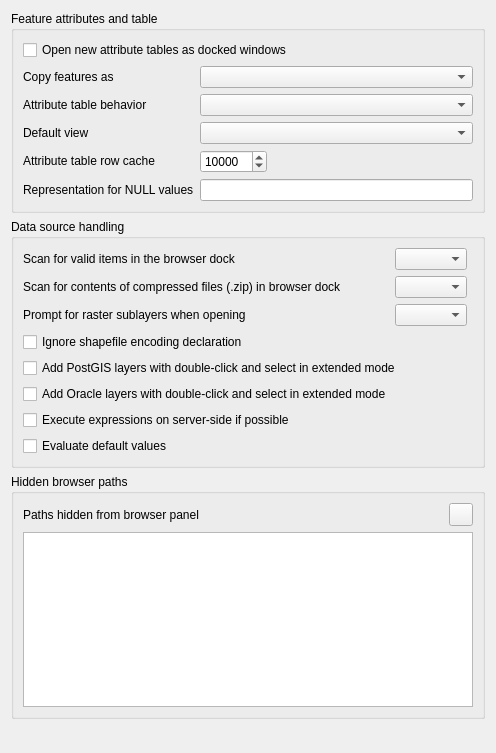
             <widget class="QWidget" name="mOptionsScrollAreaContents_11">
              <property name="geometry">
               <rect>
                <x>0</x>
                <y>0</y>
                <width>496</width>
                <height>753</height>
               </rect>
              </property>
              <layout class="QVBoxLayout" name="verticalLayout_27">
               <item>
                <widget class="QgsCollapsibleGroupBox" name="groupBox_18">
                 <property name="title">
                  <string>Feature attributes and table</string>
                 </property>
                 <layout class="QGridLayout" name="gridLayout_19">
                  <item row="0" column="0" colspan="2">
                   <widget class="QCheckBox" name="cbxAttributeTableDocked">
                    <property name="text">
                     <string>Open new attribute tables as docked windows</string>
                    </property>
                   </widget>
                  </item>
                  <item row="3" column="1">
                   <widget class="QComboBox" name="cmbAttrTableBehavior">
                    <item>
                     <property name="text">
                      <string/>
                     </property>
                    </item>
                   </widget>
                  </item>
                  <item row="3" column="0">
                   <widget class="QLabel" name="textLabel1_7">
                    <property name="sizePolicy">
                     <sizepolicy hsizetype="Fixed" vsizetype="Fixed">
                      <horstretch>0</horstretch>
                      <verstretch>0</verstretch>
                     </sizepolicy>
                    </property>
                    <property name="text">
                     <string>Attribute table behavior</string>
                    </property>
                   </widget>
                  </item>
                  <item row="6" column="0">
                   <widget class="QLabel" name="label_14">
                    <property name="text">
                     <string>Representation for NULL values</string>
                    </property>
                   </widget>
                  </item>
                  <item row="4" column="1">
                   <widget class="QComboBox" name="mAttrTableViewComboBox"/>
                  </item>
                  <item row="6" column="1">
                   <widget class="QLineEdit" name="leNullValue"/>
                  </item>
                  <item row="5" column="0">
                   <widget class="QLabel" name="textLabel1_12">
                    <property name="sizePolicy">
                     <sizepolicy hsizetype="Fixed" vsizetype="Fixed">
                      <horstretch>0</horstretch>
                      <verstretch>0</verstretch>
                     </sizepolicy>
                    </property>
                    <property name="text">
                     <string>Attribute table row cache</string>
                    </property>
                   </widget>
                  </item>
                  <item row="5" column="1">
                   <layout class="QHBoxLayout" name="horizontalLayout_10">
                    <item>
                     <widget class="QSpinBox" name="spinBoxAttrTableRowCache">
                      <property name="minimum">
                       <number>0</number>
                      </property>
                      <property name="maximum">
                       <number>10000000</number>
                      </property>
                      <property name="singleStep">
                       <number>1000</number>
                      </property>
                      <property name="value">
                       <number>10000</number>
                      </property>
                     </widget>
                    </item>
                    <item>
                     <spacer name="horizontalSpacer_8">
                      <property name="orientation">
                       <enum>Qt::Horizontal</enum>
                      </property>
                      <property name="sizeHint" stdset="0">
                       <size>
                        <width>40</width>
                        <height>20</height>
                       </size>
                      </property>
                     </spacer>
                    </item>
                   </layout>
                  </item>
                  <item row="2" column="1">
                   <widget class="QComboBox" name="mComboCopyFeatureFormat"/>
                  </item>
                  <item row="4" column="0">
                   <widget class="QLabel" name="label_46">
                    <property name="text">
                     <string>Default view</string>
                    </property>
                   </widget>
                  </item>
                  <item row="2" column="0">
                   <widget class="QLabel" name="label_48">
                    <property name="text">
                     <string>Copy features as</string>
                    </property>
                   </widget>
                  </item>
                 </layout>
                </widget>
               </item>
               <item>
                <widget class="QgsCollapsibleGroupBox" name="groupBox_19">
                 <property name="title">
                  <string>Data source handling</string>
                 </property>
                 <layout class="QGridLayout" name="gridLayout_23" columnstretch="0,2,1,0">
                  <item row="0" column="2">
                   <widget class="QComboBox" name="cmbScanItemsInBrowser"/>
                  </item>
                  <item row="1" column="0">
                   <widget class="QLabel" name="label_29">
                    <property name="text">
                     <string>Scan for contents of compressed files (.zip) in browser dock</string>
                    </property>
                   </widget>
                  </item>
                  <item row="2" column="0">
                   <widget class="QLabel" name="textLabel1_13">
                    <property name="sizePolicy">
                     <sizepolicy hsizetype="Fixed" vsizetype="Fixed">
                      <horstretch>0</horstretch>
                      <verstretch>0</verstretch>
                     </sizepolicy>
                    </property>
                    <property name="text">
                     <string>Prompt for raster sublayers when opening</string>
                    </property>
                   </widget>
                  </item>
                  <item row="6" column="0" colspan="4">
                   <widget class="QCheckBox" name="cbxCompileExpressions">
                    <property name="text">
                     <string>Execute expressions on server-side if possible</string>
                    </property>
                   </widget>
                  </item>
                  <item row="3" column="0" colspan="4">
                   <widget class="QCheckBox" name="cbxIgnoreShapeEncoding">
                    <property name="toolTip">
                     <string>Disable OGR on-the-fly conversion from declared encoding to UTF-8</string>
                    </property>
                    <property name="text">
                     <string>Ignore shapefile encoding declaration</string>
                    </property>
                   </widget>
                  </item>
                  <item row="4" column="0" colspan="4">
                   <widget class="QCheckBox" name="cbxAddPostgisDC">
                    <property name="text">
                     <string>Add PostGIS layers with double-click and select in extended mode</string>
                    </property>
                   </widget>
                  </item>
                  <item row="5" column="0" colspan="4">
                   <widget class="QCheckBox" name="cbxAddOracleDC">
                    <property name="text">
                     <string>Add Oracle layers with double-click and select in extended mode</string>
                    </property>
                   </widget>
                  </item>
                  <item row="1" column="2">
                   <widget class="QComboBox" name="cmbScanZipInBrowser">
                    <property name="currentIndex">
                     <number>-1</number>
                    </property>
                   </widget>
                  </item>
                  <item row="7" column="0" colspan="4">
                   <widget class="QCheckBox" name="cbxEvaluateDefaultValues">
                    <property name="toolTip">
                     <string>&lt;html&gt;&lt;head/&gt;&lt;body&gt;&lt;p&gt;When digitizing a new feature, default values are retrieved from the database. With this option turned on, the default values will be evaluated at the time of digitizing. With this option turned off, the default values will be evaluated at the time of saving.&lt;/p&gt;&lt;/body&gt;&lt;/html&gt;</string>
                    </property>
                    <property name="text">
                     <string>Evaluate default values</string>
                    </property>
                   </widget>
                  </item>
                  <item row="2" column="2">
                   <widget class="QComboBox" name="cmbPromptRasterSublayers">
                    <item>
                     <property name="text">
                      <string/>
                     </property>
                    </item>
                   </widget>
                  </item>
                  <item row="0" column="0">
                   <widget class="QLabel" name="label_30">
                    <property name="text">
                     <string>Scan for valid items in the browser dock</string>
                    </property>
                   </widget>
                  </item>
                  <item row="1" column="1">
                   <spacer name="horizontalSpacer_3">
                    <property name="orientation">
                     <enum>Qt::Horizontal</enum>
                    </property>
                    <property name="sizeHint" stdset="0">
                     <size>
                      <width>40</width>
                      <height>20</height>
                     </size>
                    </property>
                   </spacer>
                  </item>
                 </layout>
                </widget>
               </item>
               <item>
                <widget class="QgsCollapsibleGroupBox" name="groupBox_28">
                 <property name="title">
                  <string>Hidden browser paths</string>
                 </property>
                 <layout class="QGridLayout" name="_15">
                  <item row="0" column="0">
                   <widget class="QLabel" name="mSVGLabel_4">
                    <property name="text">
                     <string>Paths hidden from browser panel</string>
                    </property>
                   </widget>
                  </item>
                  <item row="0" column="1">
                   <spacer>
                    <property name="orientation">
                     <enum>Qt::Horizontal</enum>
                    </property>
                    <property name="sizeHint" stdset="0">
                     <size>
                      <width>31</width>
                      <height>20</height>
                     </size>
                    </property>
                   </spacer>
                  </item>
                  <item row="1" column="0" colspan="3">
                   <widget class="QListWidget" name="mListHiddenBrowserPaths">
                    <property name="minimumSize">
                     <size>
                      <width>0</width>
                      <height>120</height>
                     </size>
                    </property>
                   </widget>
                  </item>
                  <item row="0" column="2">
                   <widget class="QToolButton" name="mBtnRemoveHiddenPath">
                    <property name="toolTip">
                     <string>Remove path</string>
                    </property>
                    <property name="text">
                     <string/>
                    </property>
                    <property name="icon">
                     <iconset resource="../../images/images.qrc">
                      <normaloff>:/images/themes/default/symbologyRemove.svg</normaloff>:/images/themes/default/symbologyRemove.svg</iconset>
                    </property>
                   </widget>
                  </item>
                 </layout>
                </widget>
               </item>
               <item>
                <spacer name="verticalSpacer_8">
                 <property name="orientation">
                  <enum>Qt::Vertical</enum>
                 </property>
                 <property name="sizeType">
                  <enum>QSizePolicy::Expanding</enum>
                 </property>
                 <property name="sizeHint" stdset="0">
                  <size>
                   <width>20</width>
                   <height>40</height>
                  </size>
                 </property>
                </spacer>
               </item>
              </layout>
             </widget>
